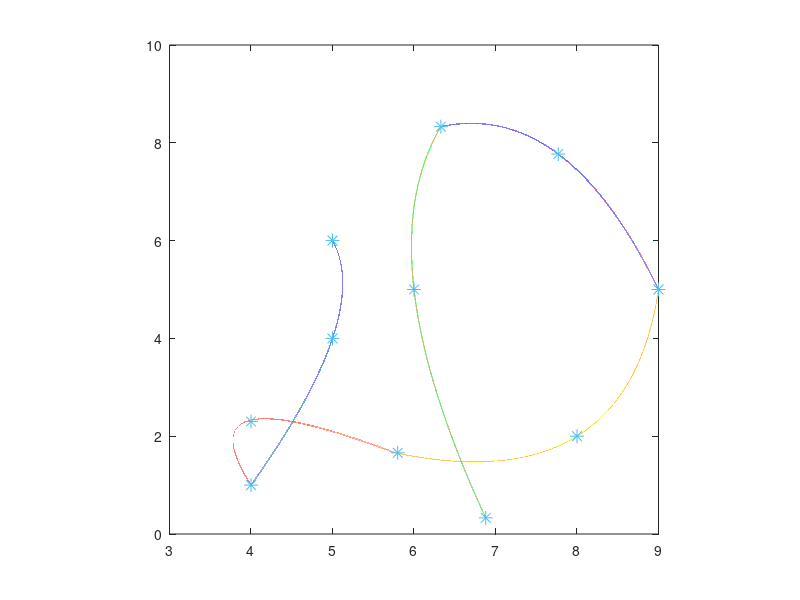

Reproduce this figure in MATLAB.
s=[0,1,2];
x=[5,5,4];
t=0:0.00005:2;
sx=interp1(s,x,t,'spline');
y=[6,4,1];
sy=interp1(s,y,t,'spline');
plot(sx,sy)
axis square
s2=[2,3,4];
x2=[4,4,5.77];
y2=[1,2.33,1.66];
t2=2:0.00005:4;
sx2=interp1(s2,x2,t2,'spline')
sy2=interp1(s2,y2,t2,'spline')
hold on
plot(sx2,sy2)
axis square
s3=[4,5,6];
x3=[5.77,8,9];
y3=[1.66,2,5];
t3=4:0.00005:6;
sx3=interp1(s3,x3,t3,'spline')
sy3=interp1(s3,y3,t3,'spline')
hold on
plot(sx3,sy3)
axis square
s4=[6,7,8];
x4=[9,7.77,6.33];
y4=[5,7.77,8.33];
t4=6:0.00005:8;
sx4=interp1(s4,x4,t4,'spline')
sy4=interp1(s4,y4,t4,'spline')
hold on
plot(sx4,sy4)
axis square
s5=[8,9,10];
x5=[6.33,6,6.88];
y5=[8.33,5,0.33];
t5=8:0.00005:10;
sx5=interp1(s5,x5,t5,'spline')
sy5=interp1(s5,y5,t5,'spline')
hold on
plot(sx5,sy5)
axis square
z=[5,5,4,4,5.8,8,9,7.77,6.33,6,6.88];
z1=[6,4,1,2.3,1.66,2,5,7.77,8.33,5,0.33];
hold on
plot(z,z1,'*','MarkerSize',10)
